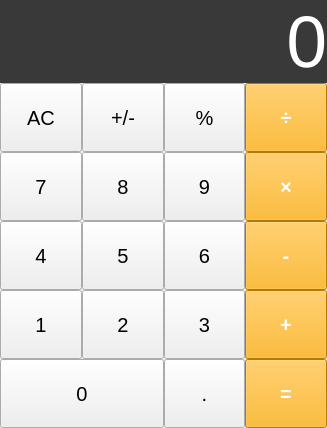
<?xml version="1.0" encoding="UTF-8"?>
<ui version="4.0">
 <class>MainWindow</class>
 <widget class="QMainWindow" name="MainWindow">
  <property name="geometry">
   <rect>
    <x>0</x>
    <y>0</y>
    <width>327</width>
    <height>428</height>
   </rect>
  </property>
  <property name="maximumSize">
   <size>
    <width>328</width>
    <height>428</height>
   </size>
  </property>
  <property name="windowTitle">
   <string>计算器</string>
  </property>
  <property name="windowIcon">
   <iconset>
    <normaloff>calculate.jpg</normaloff>calculate.jpg</iconset>
  </property>
  <widget class="QWidget" name="centralWidget">
   <layout class="QGridLayout" name="gridLayout_2">
    <property name="leftMargin">
     <number>0</number>
    </property>
    <property name="topMargin">
     <number>0</number>
    </property>
    <property name="rightMargin">
     <number>0</number>
    </property>
    <property name="bottomMargin">
     <number>0</number>
    </property>
    <property name="verticalSpacing">
     <number>0</number>
    </property>
    <item row="0" column="0">
     <layout class="QGridLayout" name="gridLayout">
      <property name="spacing">
       <number>0</number>
      </property>
      <item row="3" column="0">
       <widget class="QPushButton" name="b_4">
        <property name="sizePolicy">
         <sizepolicy hsizetype="Expanding" vsizetype="Expanding">
          <horstretch>0</horstretch>
          <verstretch>0</verstretch>
         </sizepolicy>
        </property>
        <property name="font">
         <font>
          <pointsize>15</pointsize>
         </font>
        </property>
        <property name="text">
         <string>4</string>
        </property>
        <property name="flat">
         <bool>false</bool>
        </property>
       </widget>
      </item>
      <item row="4" column="0">
       <widget class="QPushButton" name="b_1">
        <property name="sizePolicy">
         <sizepolicy hsizetype="Expanding" vsizetype="Expanding">
          <horstretch>0</horstretch>
          <verstretch>0</verstretch>
         </sizepolicy>
        </property>
        <property name="font">
         <font>
          <pointsize>15</pointsize>
         </font>
        </property>
        <property name="text">
         <string>1</string>
        </property>
        <property name="flat">
         <bool>false</bool>
        </property>
       </widget>
      </item>
      <item row="2" column="2">
       <widget class="QPushButton" name="b_9">
        <property name="sizePolicy">
         <sizepolicy hsizetype="Expanding" vsizetype="Expanding">
          <horstretch>0</horstretch>
          <verstretch>0</verstretch>
         </sizepolicy>
        </property>
        <property name="font">
         <font>
          <pointsize>15</pointsize>
         </font>
        </property>
        <property name="text">
         <string>9</string>
        </property>
        <property name="flat">
         <bool>false</bool>
        </property>
       </widget>
      </item>
      <item row="2" column="1">
       <widget class="QPushButton" name="b_8">
        <property name="sizePolicy">
         <sizepolicy hsizetype="Expanding" vsizetype="Expanding">
          <horstretch>0</horstretch>
          <verstretch>0</verstretch>
         </sizepolicy>
        </property>
        <property name="font">
         <font>
          <pointsize>15</pointsize>
         </font>
        </property>
        <property name="text">
         <string>8</string>
        </property>
        <property name="flat">
         <bool>false</bool>
        </property>
       </widget>
      </item>
      <item row="2" column="3">
       <widget class="QPushButton" name="b_multi">
        <property name="sizePolicy">
         <sizepolicy hsizetype="Expanding" vsizetype="Expanding">
          <horstretch>0</horstretch>
          <verstretch>0</verstretch>
         </sizepolicy>
        </property>
        <property name="font">
         <font>
          <pointsize>15</pointsize>
          <weight>75</weight>
          <bold>true</bold>
         </font>
        </property>
        <property name="styleSheet">
         <string notr="true">QPushButton{
	color: rgb(255, 255, 255);
	background-color: rgb(255, 170, 0);

}

QPushButton:hover{
	color: rgb(255, 255, 255);
    
	background-color: rgb(255, 255, 0);
}</string>
        </property>
        <property name="text">
         <string>×</string>
        </property>
        <property name="flat">
         <bool>false</bool>
        </property>
       </widget>
      </item>
      <item row="1" column="2">
       <widget class="QPushButton" name="b_mod">
        <property name="sizePolicy">
         <sizepolicy hsizetype="Expanding" vsizetype="Expanding">
          <horstretch>0</horstretch>
          <verstretch>0</verstretch>
         </sizepolicy>
        </property>
        <property name="font">
         <font>
          <pointsize>15</pointsize>
         </font>
        </property>
        <property name="text">
         <string>%</string>
        </property>
        <property name="flat">
         <bool>false</bool>
        </property>
       </widget>
      </item>
      <item row="1" column="3">
       <widget class="QPushButton" name="b_div">
        <property name="sizePolicy">
         <sizepolicy hsizetype="Expanding" vsizetype="Expanding">
          <horstretch>0</horstretch>
          <verstretch>0</verstretch>
         </sizepolicy>
        </property>
        <property name="font">
         <font>
          <pointsize>15</pointsize>
          <weight>75</weight>
          <bold>true</bold>
         </font>
        </property>
        <property name="styleSheet">
         <string notr="true">QPushButton{
	color: rgb(255, 255, 255);
	background-color: rgb(255, 170, 0);

}

QPushButton:hover{
	color: rgb(255, 255, 255);
    
	background-color: rgb(255, 255, 0);
}</string>
        </property>
        <property name="text">
         <string>÷</string>
        </property>
        <property name="flat">
         <bool>false</bool>
        </property>
       </widget>
      </item>
      <item row="4" column="2">
       <widget class="QPushButton" name="b_3">
        <property name="sizePolicy">
         <sizepolicy hsizetype="Expanding" vsizetype="Expanding">
          <horstretch>0</horstretch>
          <verstretch>0</verstretch>
         </sizepolicy>
        </property>
        <property name="font">
         <font>
          <pointsize>15</pointsize>
         </font>
        </property>
        <property name="text">
         <string>3</string>
        </property>
        <property name="flat">
         <bool>false</bool>
        </property>
       </widget>
      </item>
      <item row="3" column="3">
       <widget class="QPushButton" name="b_sub">
        <property name="sizePolicy">
         <sizepolicy hsizetype="Expanding" vsizetype="Expanding">
          <horstretch>0</horstretch>
          <verstretch>0</verstretch>
         </sizepolicy>
        </property>
        <property name="font">
         <font>
          <pointsize>15</pointsize>
          <weight>75</weight>
          <bold>true</bold>
         </font>
        </property>
        <property name="styleSheet">
         <string notr="true">QPushButton{
	color: rgb(255, 255, 255);
	background-color: rgb(255, 170, 0);
}

QPushButton:hover{
	color: rgb(255, 255, 255);
    
	background-color: rgb(255, 255, 0);
}</string>
        </property>
        <property name="text">
         <string>-</string>
        </property>
        <property name="flat">
         <bool>false</bool>
        </property>
       </widget>
      </item>
      <item row="3" column="2">
       <widget class="QPushButton" name="b_6">
        <property name="sizePolicy">
         <sizepolicy hsizetype="Expanding" vsizetype="Expanding">
          <horstretch>0</horstretch>
          <verstretch>0</verstretch>
         </sizepolicy>
        </property>
        <property name="font">
         <font>
          <pointsize>15</pointsize>
         </font>
        </property>
        <property name="text">
         <string>6</string>
        </property>
        <property name="flat">
         <bool>false</bool>
        </property>
       </widget>
      </item>
      <item row="4" column="3">
       <widget class="QPushButton" name="b_plus">
        <property name="sizePolicy">
         <sizepolicy hsizetype="Expanding" vsizetype="Expanding">
          <horstretch>0</horstretch>
          <verstretch>0</verstretch>
         </sizepolicy>
        </property>
        <property name="font">
         <font>
          <pointsize>15</pointsize>
          <weight>75</weight>
          <bold>true</bold>
         </font>
        </property>
        <property name="styleSheet">
         <string notr="true">QPushButton{
	color: rgb(255, 255, 255);
	background-color: rgb(255, 170, 0);
}

QPushButton:hover{
	color: rgb(255, 255, 255);
    
	background-color: rgb(255, 255, 0);
}</string>
        </property>
        <property name="text">
         <string>+</string>
        </property>
        <property name="flat">
         <bool>false</bool>
        </property>
       </widget>
      </item>
      <item row="5" column="2">
       <widget class="QPushButton" name="b_dot">
        <property name="sizePolicy">
         <sizepolicy hsizetype="Expanding" vsizetype="Expanding">
          <horstretch>0</horstretch>
          <verstretch>0</verstretch>
         </sizepolicy>
        </property>
        <property name="font">
         <font>
          <pointsize>15</pointsize>
         </font>
        </property>
        <property name="text">
         <string>.</string>
        </property>
        <property name="flat">
         <bool>false</bool>
        </property>
       </widget>
      </item>
      <item row="4" column="1">
       <widget class="QPushButton" name="b_2">
        <property name="sizePolicy">
         <sizepolicy hsizetype="Expanding" vsizetype="Expanding">
          <horstretch>0</horstretch>
          <verstretch>0</verstretch>
         </sizepolicy>
        </property>
        <property name="font">
         <font>
          <pointsize>15</pointsize>
         </font>
        </property>
        <property name="text">
         <string>2</string>
        </property>
        <property name="flat">
         <bool>false</bool>
        </property>
       </widget>
      </item>
      <item row="1" column="1">
       <widget class="QPushButton" name="b_signed">
        <property name="sizePolicy">
         <sizepolicy hsizetype="Expanding" vsizetype="Expanding">
          <horstretch>0</horstretch>
          <verstretch>0</verstretch>
         </sizepolicy>
        </property>
        <property name="font">
         <font>
          <pointsize>15</pointsize>
         </font>
        </property>
        <property name="text">
         <string>+/-</string>
        </property>
        <property name="flat">
         <bool>false</bool>
        </property>
       </widget>
      </item>
      <item row="5" column="0" colspan="2">
       <widget class="QPushButton" name="b_0">
        <property name="sizePolicy">
         <sizepolicy hsizetype="Expanding" vsizetype="Expanding">
          <horstretch>0</horstretch>
          <verstretch>0</verstretch>
         </sizepolicy>
        </property>
        <property name="font">
         <font>
          <pointsize>15</pointsize>
         </font>
        </property>
        <property name="text">
         <string>0</string>
        </property>
        <property name="flat">
         <bool>false</bool>
        </property>
       </widget>
      </item>
      <item row="2" column="0">
       <widget class="QPushButton" name="b_7">
        <property name="sizePolicy">
         <sizepolicy hsizetype="Expanding" vsizetype="Expanding">
          <horstretch>0</horstretch>
          <verstretch>0</verstretch>
         </sizepolicy>
        </property>
        <property name="font">
         <font>
          <pointsize>15</pointsize>
         </font>
        </property>
        <property name="text">
         <string>7</string>
        </property>
        <property name="flat">
         <bool>false</bool>
        </property>
       </widget>
      </item>
      <item row="3" column="1">
       <widget class="QPushButton" name="b_5">
        <property name="sizePolicy">
         <sizepolicy hsizetype="Expanding" vsizetype="Expanding">
          <horstretch>0</horstretch>
          <verstretch>0</verstretch>
         </sizepolicy>
        </property>
        <property name="font">
         <font>
          <pointsize>15</pointsize>
         </font>
        </property>
        <property name="text">
         <string>5</string>
        </property>
        <property name="flat">
         <bool>false</bool>
        </property>
       </widget>
      </item>
      <item row="5" column="3">
       <widget class="QPushButton" name="b_equ">
        <property name="sizePolicy">
         <sizepolicy hsizetype="Expanding" vsizetype="Expanding">
          <horstretch>0</horstretch>
          <verstretch>0</verstretch>
         </sizepolicy>
        </property>
        <property name="font">
         <font>
          <pointsize>15</pointsize>
          <weight>75</weight>
          <bold>true</bold>
         </font>
        </property>
        <property name="styleSheet">
         <string notr="true">QPushButton{
	color: rgb(255, 255, 255);
	background-color: rgb(255, 170, 0);
}

QPushButton:hover{
	color: rgb(255, 255, 255);
    
	background-color: rgb(255, 255, 0);
}</string>
        </property>
        <property name="text">
         <string>=</string>
        </property>
        <property name="flat">
         <bool>false</bool>
        </property>
       </widget>
      </item>
      <item row="1" column="0">
       <widget class="QPushButton" name="b_clear">
        <property name="sizePolicy">
         <sizepolicy hsizetype="Expanding" vsizetype="Expanding">
          <horstretch>0</horstretch>
          <verstretch>0</verstretch>
         </sizepolicy>
        </property>
        <property name="font">
         <font>
          <pointsize>15</pointsize>
         </font>
        </property>
        <property name="text">
         <string>AC</string>
        </property>
        <property name="flat">
         <bool>false</bool>
        </property>
       </widget>
      </item>
      <item row="0" column="0" colspan="4">
       <widget class="QLabel" name="l_result">
        <property name="font">
         <font>
          <pointsize>55</pointsize>
         </font>
        </property>
        <property name="styleSheet">
         <string notr="true">background-color: rgb(57, 57, 57);
color: rgb(255, 255, 255);</string>
        </property>
        <property name="text">
         <string>0</string>
        </property>
        <property name="alignment">
         <set>Qt::AlignRight|Qt::AlignTrailing|Qt::AlignVCenter</set>
        </property>
       </widget>
      </item>
     </layout>
    </item>
   </layout>
  </widget>
 </widget>
 <layoutdefault spacing="6" margin="11"/>
 <resources/>
 <connections/>
</ui>
